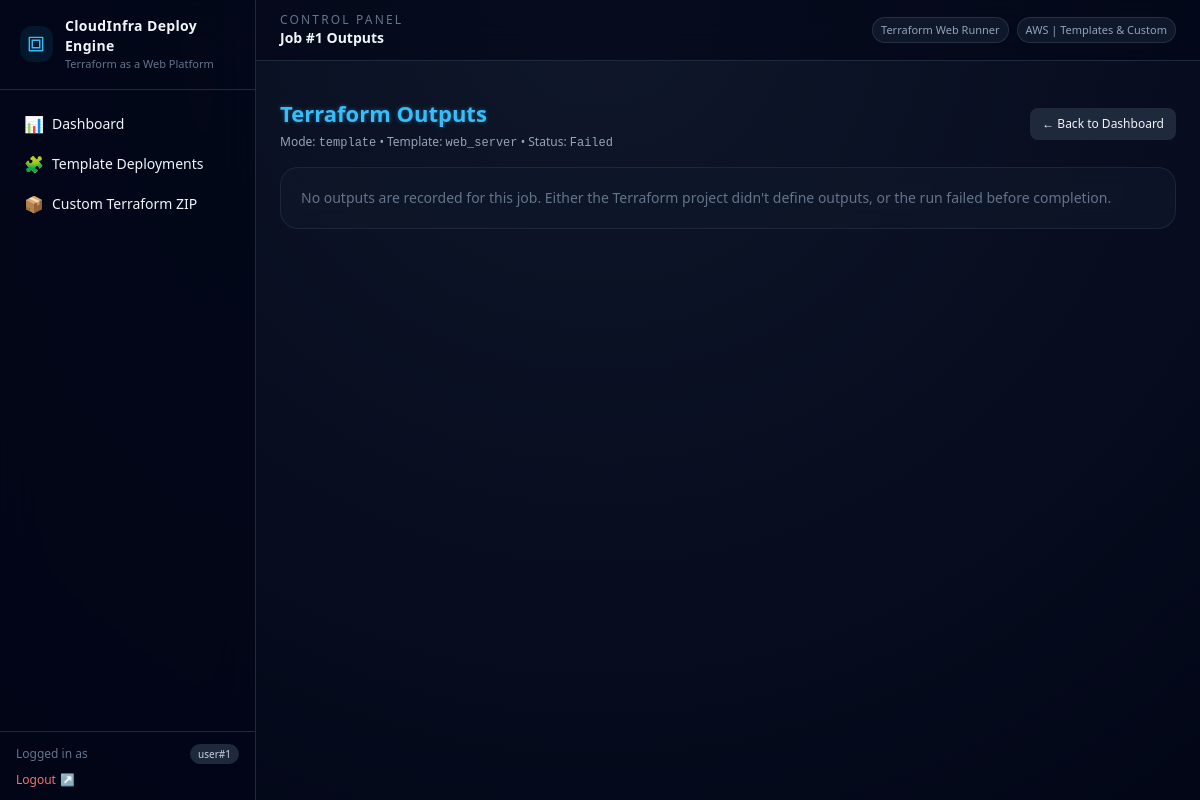
/jobs/1/outputs (signed in), run on the app's committed database.
### app.py (models this page shows)
class Job(db.Model):
    id = db.Column(db.Integer, primary_key=True)
    user_id = db.Column(db.Integer, db.ForeignKey("user.id"), nullable=False)
    mode = db.Column(db.String(20), nullable=False)  # "template" / "custom"
    template_name = db.Column(db.String(100), nullable=True)
    status = db.Column(db.String(20), default="Pending")  # Pending / Queued / Running / Success / Failed / Destroyed
    created_at = db.Column(db.DateTime, default=datetime.utcnow)
    finished_at = db.Column(db.DateTime, nullable=True)
    log_file_path = db.Column(db.String(255), nullable=True)
    outputs_json = db.Column(db.Text, nullable=True)
    primary_output = db.Column(db.String(255), nullable=True)

### app.py (the view)
@app.route("/jobs/<int:job_id>/outputs")
@login_required
def view_job_outputs(job_id):
    user_id = session.get("user_id")
    job = Job.query.filter_by(id=job_id, user_id=user_id).first()
    if not job:
        flash("Job not found or unauthorized.", "danger")
        return redirect(url_for("dashboard"))
    outputs = {}
    if job.outputs_json:
        try:
            outputs = json.loads(job.outputs_json)
        except Exception:
            outputs = {}
    return render_template("outputs.html", job=job, outputs=outputs)

### app.py (called while the page is built)
def login_required(f):
    @wraps(f)
    def decorated_function(*args, **kwargs):
        if "user_id" not in session:
            flash("Please log in to continue.", "warning")
            return redirect(url_for("login"))
        return f(*args, **kwargs)
    return decorated_function

### templates/outputs.html
{% extends "base.html" %} {% block header_title %} Job #{{ job.id }} Outputs {%
endblock %} {% block content %}
<div class="space-y-4 max-w-5xl mx-auto">
  <div class="flex items-center justify-between">
    <div>
      <h1 class="section-title">Terraform Outputs</h1>
      <p class="text-xs text-slate-400 mt-1">
        Mode: <span class="font-mono">{{ job.mode }}</span> {% if
        job.template_name %} • Template:
        <span class="font-mono">{{ job.template_name }}</span>
        {% endif %} • Status:
        <span class="font-mono">{{ job.status }}</span>
      </p>
    </div>
    <a
      href="{{ url_for('dashboard') }}"
      class="px-3 py-2 text-xs rounded-lg bg-slate-800 hover:bg-slate-700"
    >
      ← Back to Dashboard
    </a>
  </div>
  <div class="card-glow">
    {% if outputs %}
    <table class="w-full text-sm text-left dashboard-table">
      <thead class="bg-slate-950/80 text-slate-400 text-xs">
        <tr>
          <th>Output Name</th>
          <th>Type</th>
          <th>Value</th>
        </tr>
      </thead>
      <tbody class="bg-slate-950/60">
        {% for name, data in outputs.items() %}
        <tr>
          <td class="py-2 pr-3 font-mono text-slate-200">{{ name }}</td>
          <td class="py-2 pr-3 text-xs text-slate-400">
            {{ data.type if data.type else "-" }}
          </td>
          <td class="py-2 pr-3 text-slate-100 text-xs">
            <pre class="whitespace-pre-wrap font-mono">
{{ data.value | tojson(indent=2) }}
                                </pre
            >
          </td>
        </tr>
        {% endfor %}
      </tbody>
    </table>
    {% else %}
    <p class="text-sm text-slate-500">
      No outputs are recorded for this job. Either the Terraform project didn't
      define outputs, or the run failed before completion.
    </p>
    {% endif %}
  </div>
</div>
{% endblock %}

### static/css/main.css (style rules this page uses)
* { transition: all 0.15s ease-in-out; }
body { background: radial-gradient(circle at top, #0f172a, #020617); color: #e2e8f0; }
.card-glow { background: rgba(15, 23, 42, 0.7); border: 1px solid rgba(51, 65, 85, 0.4); backdrop-filter: blur(10px); border-radius: 18px; padding: 20px; }
.section-title { font-size: 22px; font-weight: 600; color: #38bdf8; text-shadow: 0 0 4px rgba(56, 189, 248, 0.4); }

### data on the page
Job: id "1", mode "template", template_name "web_server", status "Failed"

### other printed values
{{ session.get("user_id") }} "1"
